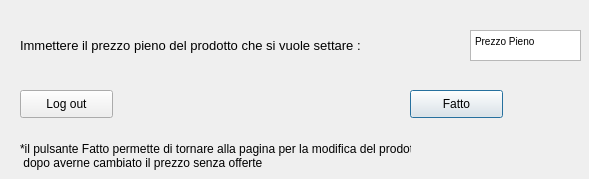
<?xml version="1.0" encoding="UTF-8"?>
<ui version="4.0">
 <class>Dialog</class>
 <widget class="QDialog" name="Dialog">
  <property name="geometry">
   <rect>
    <x>0</x>
    <y>0</y>
    <width>589</width>
    <height>179</height>
   </rect>
  </property>
  <property name="windowTitle">
   <string>Gestione Magazzino</string>
  </property>
  <widget class="QPushButton" name="pushButton">
   <property name="geometry">
    <rect>
     <x>410</x>
     <y>90</y>
     <width>93</width>
     <height>28</height>
    </rect>
   </property>
   <property name="text">
    <string>Fatto</string>
   </property>
  </widget>
  <widget class="QPushButton" name="pushButton_2">
   <property name="geometry">
    <rect>
     <x>20</x>
     <y>90</y>
     <width>93</width>
     <height>28</height>
    </rect>
   </property>
   <property name="text">
    <string>Log out</string>
   </property>
  </widget>
  <widget class="QLabel" name="label">
   <property name="geometry">
    <rect>
     <x>20</x>
     <y>25</y>
     <width>461</width>
     <height>41</height>
    </rect>
   </property>
   <property name="font">
    <font>
     <pointsize>10</pointsize>
    </font>
   </property>
   <property name="text">
    <string>Immettere il prezzo pieno del prodotto che si vuole settare :</string>
   </property>
  </widget>
  <widget class="QLabel" name="label_2">
   <property name="geometry">
    <rect>
     <x>20</x>
     <y>130</y>
     <width>391</width>
     <height>51</height>
    </rect>
   </property>
   <property name="text">
    <string>*il pulsante Fatto permette di tornare alla pagina per la modifica del prodotto 
 dopo averne cambiato il prezzo senza offerte</string>
   </property>
  </widget>
  <widget class="QTextBrowser" name="textBrowser">
   <property name="geometry">
    <rect>
     <x>470</x>
     <y>30</y>
     <width>111</width>
     <height>31</height>
    </rect>
   </property>
   <property name="html">
    <string>&lt;!DOCTYPE HTML PUBLIC &quot;-//W3C//DTD HTML 4.0//EN&quot; &quot;http://www.w3.org/TR/REC-html40/strict.dtd&quot;&gt;
&lt;html&gt;&lt;head&gt;&lt;meta name=&quot;qrichtext&quot; content=&quot;1&quot; /&gt;&lt;style type=&quot;text/css&quot;&gt;
p, li { white-space: pre-wrap; }
&lt;/style&gt;&lt;/head&gt;&lt;body style=&quot; font-family:'MS Shell Dlg 2'; font-size:7.8pt; font-weight:400; font-style:normal;&quot;&gt;
&lt;p style=&quot; margin-top:0px; margin-bottom:0px; margin-left:0px; margin-right:0px; -qt-block-indent:0; text-indent:0px;&quot;&gt;Prezzo Pieno&lt;/p&gt;&lt;/body&gt;&lt;/html&gt;</string>
   </property>
  </widget>
 </widget>
 <resources/>
 <connections/>
</ui>
